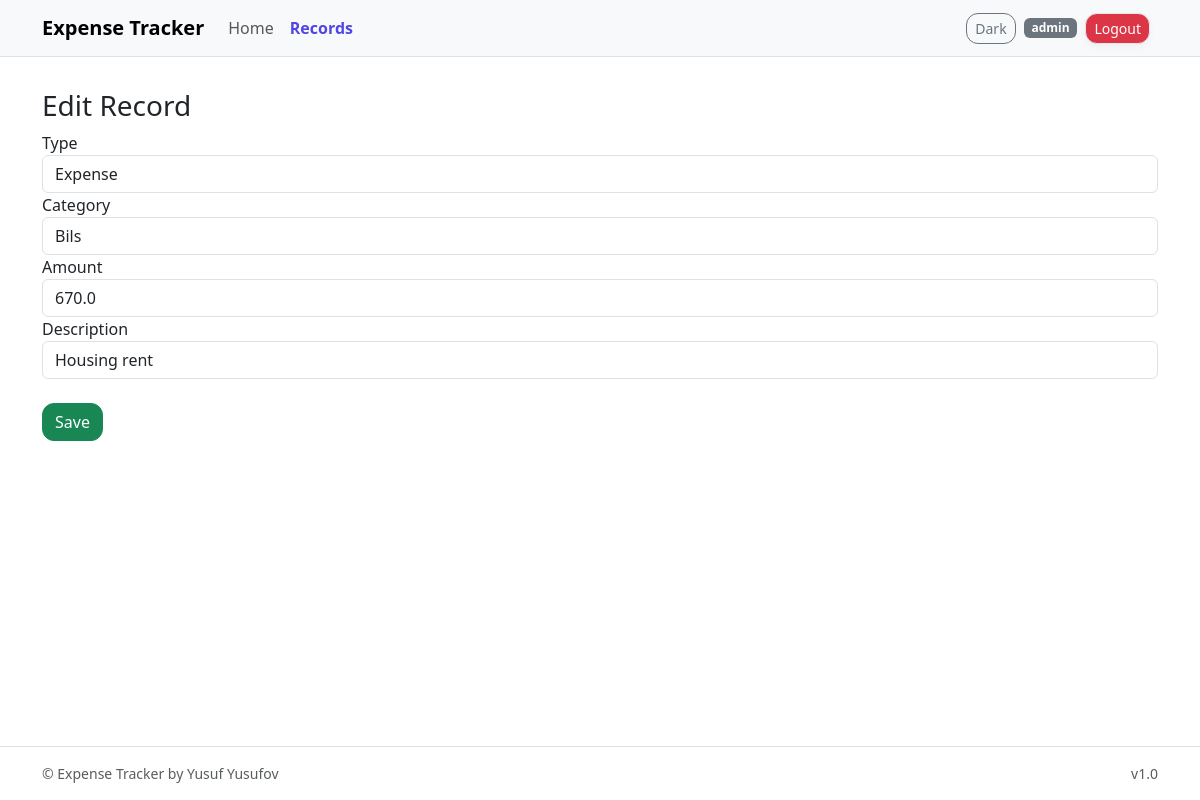
/records/edit/4 (signed in), run on an earlier commit of the app's database.
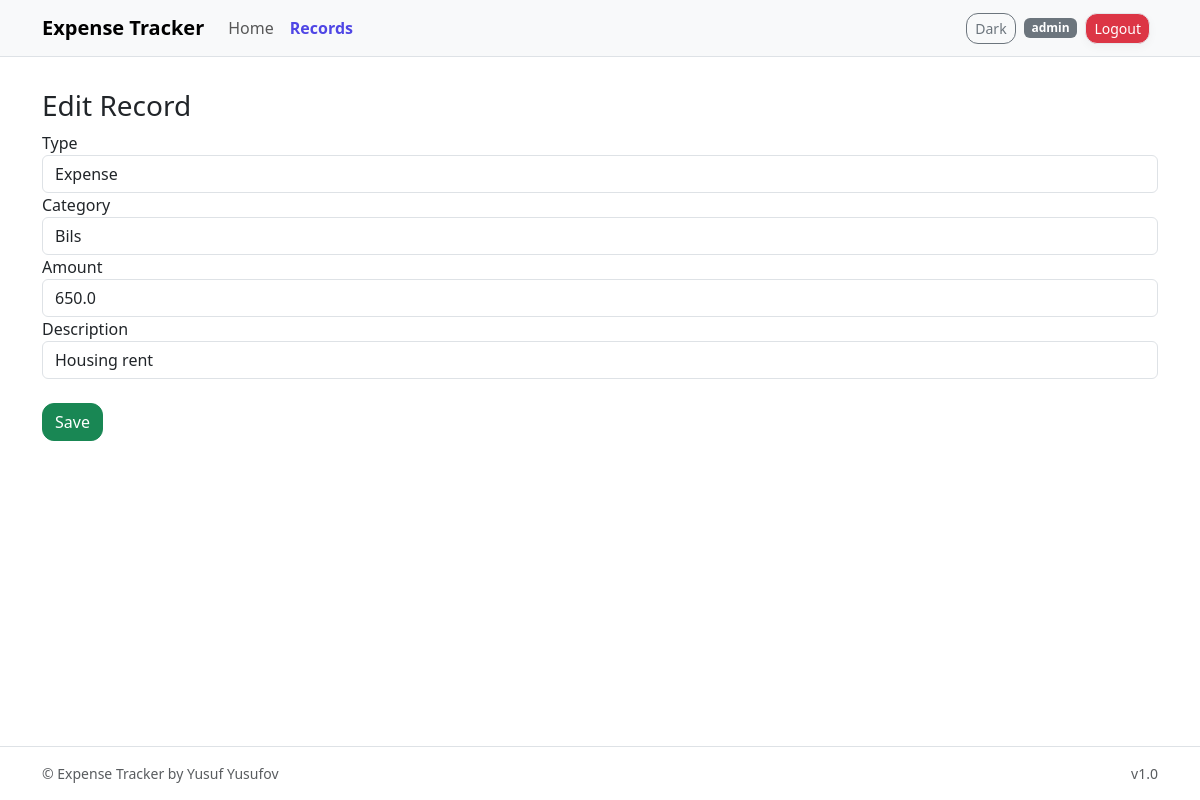
And on a later commit of the database.
### models/models.py (models this page shows)
class Record(db.Model):
    id = db.Column(db.Integer, primary_key=True)
    date = db.Column(db.String(20), nullable=False)
    type = db.Column(db.String(10), nullable=False)
    category = db.Column(db.String(50), nullable=False)
    amount = db.Column(db.Float, nullable=False)
    description = db.Column(db.String(200))
    user_id = db.Column(db.Integer, db.ForeignKey("user.id"), nullable=False)

### routes/records.py (the view, shortened to what this page needs)
@records_bp.route("/edit/<int:id>", methods=["GET", "POST"])
@login_required
def edit_record(id):
    record = Record.query.get_or_404(id)
    if record.user_id != current_user.id:
        return "Unauthorized", 403
    categories = Category.query.filter_by(user_id=current_user.id).all()
    return render_template("edit_record.html", record=record, categories=categories)

### app.py (called while the page is built)
def create_app():
    app = Flask(__name__)
    app_env = os.environ.get("APP_ENV", "development").lower()
    if app_env == "production":
        app.config.from_object(ProdConfig)
    else:
        app.config.from_object(DevConfig)
    db.init_app(app)
    from routes.auth import auth_bp
    from routes.home import home_bp
    from routes.records import records_bp
    from routes.categories import categories_bp
    app.register_blueprint(auth_bp)
    app.register_blueprint(home_bp)
    app.register_blueprint(records_bp)
    app.register_blueprint(categories_bp)
    login_manager = LoginManager()
    login_manager.init_app(app)
    login_manager.login_view = "auth.login"
    @login_manager.user_loader
    def load_user(user_id):
        return User.query.get(int(user_id))
    return app

### templates/edit_record.html (shortened to what this page needs)
{% extends "base.html" %}
{% block content %}
<h3>Edit Record</h3>
<form method="POST">
    <label>Type</label>
    <select name="type" class="form-control">
        <option value="expense" {% if record["type"] == "expense" %}selected{% endif %}>Expense</option>
    </select>
    <label>Category</label>
    <input type="text" name="category" class="form-control" value="{{ record['category'] }}">
    <label>Amount</label>
    <input type="number" step="0.01" name="amount" class="form-control" value="{{ record['amount'] }}">
    <label>Description</label>
    <input type="text" name="description" class="form-control" value="{{ record['description'] }}">
    <br>
    <button type="submit" class="btn btn-success">Save</button>
</form>
{% endblock %}

What changed in the data, as far as the page shows it:
changed Record "Expense": amount "670.0" → "650.0"
